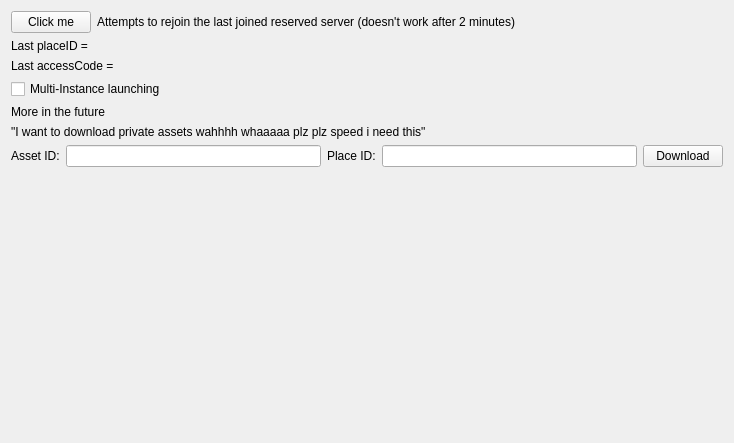
<?xml version="1.0" encoding="UTF-8"?>
<ui version="4.0">
 <class>Form</class>
 <widget class="QWidget" name="Form">
  <property name="geometry">
   <rect>
    <x>0</x>
    <y>0</y>
    <width>734</width>
    <height>443</height>
   </rect>
  </property>
  <property name="windowTitle">
   <string>Form</string>
  </property>
  <layout class="QVBoxLayout" name="verticalLayout">
   <item>
    <layout class="QHBoxLayout" name="horizontalLayout" stretch="0,1">
     <item>
      <widget class="QPushButton" name="rejoinReserved">
       <property name="text">
        <string>Click me</string>
       </property>
      </widget>
     </item>
     <item>
      <widget class="QLabel" name="label">
       <property name="text">
        <string>Attempts to rejoin the last joined reserved server (doesn't work after 2 minutes)</string>
       </property>
      </widget>
     </item>
    </layout>
   </item>
   <item>
    <widget class="QLabel" name="placeID">
     <property name="text">
      <string>Last placeID = </string>
     </property>
    </widget>
   </item>
   <item>
    <widget class="QLabel" name="accessCode">
     <property name="text">
      <string>Last accessCode = </string>
     </property>
    </widget>
   </item>
   <item>
    <widget class="QCheckBox" name="MultiInstance">
     <property name="text">
      <string>Multi-Instance launching</string>
     </property>
    </widget>
   </item>
   <item>
    <widget class="QLabel" name="label_2">
     <property name="text">
      <string>More in the future</string>
     </property>
    </widget>
   </item>
   <item>
    <layout class="QVBoxLayout" name="verticalLayout_download">
     <item>
      <widget class="QLabel" name="label_3">
       <property name="text">
        <string>&quot;I want to download private assets wahhhh whaaaaa plz plz speed i need this&quot;</string>
       </property>
      </widget>
     </item>
     <item>
      <layout class="QHBoxLayout" name="horizontalLayout_2">
       <item>
        <widget class="QLabel" name="label_assetId">
         <property name="text">
          <string>Asset ID:</string>
         </property>
        </widget>
       </item>
       <item>
        <widget class="QLineEdit" name="assetIdLineEdit"/>
       </item>
       <item>
        <widget class="QLabel" name="label_placeId">
         <property name="text">
          <string>Place ID:</string>
         </property>
        </widget>
       </item>
       <item>
        <widget class="QLineEdit" name="placeIdLineEdit"/>
       </item>
       <item>
        <widget class="QPushButton" name="download">
         <property name="text">
          <string>Download</string>
         </property>
        </widget>
       </item>
      </layout>
     </item>
    </layout>
   </item>
   <item>
    <spacer name="verticalSpacer">
     <property name="orientation">
      <enum>Qt::Orientation::Vertical</enum>
     </property>
     <property name="sizeHint" stdset="0">
      <size>
       <width>20</width>
       <height>40</height>
      </size>
     </property>
    </spacer>
   </item>
  </layout>
 </widget>
 <resources/>
 <connections/>
</ui>
